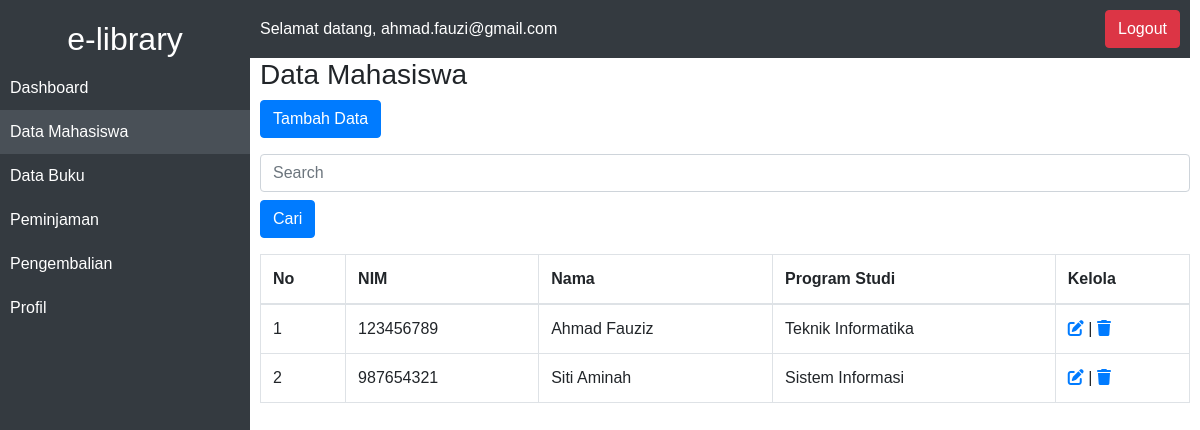
Screenshot of /data_mahasiswa.php (signed in) with the database file from the repository.
### tables this page shows
CREATE TABLE `mahasiswa` (
  `id` int(11) NOT NULL,
  `nim` varchar(20) NOT NULL,
  `nama` varchar(100) NOT NULL,
  `prodi` varchar(100) NOT NULL
);

### classes/Mahasiswa.php (called while the page is built, shortened)
<?php
class Mahasiswa {
    private $conn;
    private $table_name = "mahasiswa";
    public function __construct($db) {
        $this->conn = $db;
    }
    public function getAllMahasiswa() {
        $query = "SELECT * FROM " . $this->table_name;
        $stmt = $this->conn->prepare($query);
        $stmt->execute();
        return $stmt->fetchAll(PDO::FETCH_ASSOC);
    }
}
?>

### data_mahasiswa.php (the view, shortened to what this page needs)
<?php
require_once 'classes/Mahasiswa.php';
$database = new Database();
$db = $database->getConnection();
$mahasiswa = new Mahasiswa($db);
$listMahasiswa = [];
if (isset($_GET['search'])) {
    $keyword = $_GET['search'];
    $listMahasiswa = $mahasiswa->searchMahasiswaByAllColumns($keyword);
} else {
    $listMahasiswa = $mahasiswa->getAllMahasiswa();
}
?>
<!DOCTYPE html>
<html lang="en">
<head>
    <link href="https://maxcdn.bootstrapcdn.com/bootstrap/4.5.2/css/bootstrap.min.css" rel="stylesheet">
    <link href="https://cdnjs.cloudflare.com/ajax/libs/font-awesome/6.0.0-beta3/css/all.min.css" rel="stylesheet">
    <link href="assets/css/style.css" rel="stylesheet">
</head>
<body>
    <div class="sidebar">
        <h2 class="text-center">e-library</h2>
        <a href="dashboard.php">Dashboard</a>
        <a href="data_mahasiswa.php">Data Mahasiswa</a>
        <a href="data_buku.php">Data Buku</a>
        <a href="peminjaman.php">Peminjaman</a>
        <a href="pengembalian.php">Pengembalian</a>
        <a href="profil.php">Profil</a>
    </div>
    <div class="content">
        <div class="navbar">
            <span>Selamat datang, <?php echo $_SESSION['login_user']; ?></span>
            <a href="logout.php" class="btn btn-danger">Logout</a>
        </div>
        <h3>Data Mahasiswa</h3>
        <button class="btn btn-primary mb-3"><a href="create_mahasiswa.php" style="color: white;">Tambah Data</a></button>
        <form action="data_mahasiswa.php" method="GET" class="mb-3">
            <input type="text" class="form-control" placeholder="Search" name="search" value="<?php echo isset($_GET['search']) ? $_GET['search'] : ''; ?>">
            <button type="submit" class="btn btn-primary mt-2">Cari</button>
        </form>
        <table class="table table-bordered">
            <thead>
                <tr>
                    <th>No</th>
                    <th>NIM</th>
                    <th>Nama</th>
                    <th>Program Studi</th>
                    <th>Kelola</th>
                </tr>
            </thead>
            <tbody>
                <?php foreach ($listMahasiswa as $index => $mhs) : ?>
                    <tr>
                        <td><?php echo $index + 1; ?></td>
                        <td><?php echo $mhs['nim']; ?></td>
                        <td><?php echo $mhs['nama']; ?></td>
                        <td><?php echo $mhs['prodi']; ?></td>
                        <td>
                            <a href="update_mahasiswa.php?id=<?php echo $mhs['id']; ?>"><i class='fas fa-edit'></i></a> |
                            <a href="delete_mahasiswa.php?id=<?php echo $mhs['id']; ?>"><i class='fas fa-trash'></i></a>
                        </td>
                    </tr>
                <?php endforeach; ?>
            </tbody>
        </table>
    </div>
</body>
</html>

### assets/css/style.css (style rules this page uses)
body { font-family: Arial, sans-serif; }
.sidebar { position: fixed; top: 0; left: 0; height: 100%; background: #343a40; padding-top: 20px; width: 250px; }
.sidebar h2 { text-align: center; color: #fff; }
.sidebar a { display: block; color: #fff; padding: 10px; text-decoration: none; transition: 0.3s; }
.content { margin-left: 250px; }
.sidebar a.active { background-color: #495057; }

### data_mahasiswa.php (style rules this page uses)
body { display: flex; }
.sidebar { width: 250px; background-color: #343a40; height: 100vh; color: white; padding-top: 20px; }
.sidebar a { color: white; text-decoration: none; display: block; padding: 10px; }
.content { flex: 1; padding: 10px; }
.navbar { display: flex; justify-content: space-between; align-items: center; background-color: #343a40; color: white; padding: 10px; margin-left: -10px; margin-top: -10px; }

### rows the page displays
mahasiswa: nim "123456789", nama "Ahmad Fauziz", prodi "Teknik Informatika"
mahasiswa: nim "987654321", nama "Siti Aminah", prodi "Sistem Informasi"

### other values shown
$_SESSION['login_user'] "ahmad.fauzi@gmail.com"
